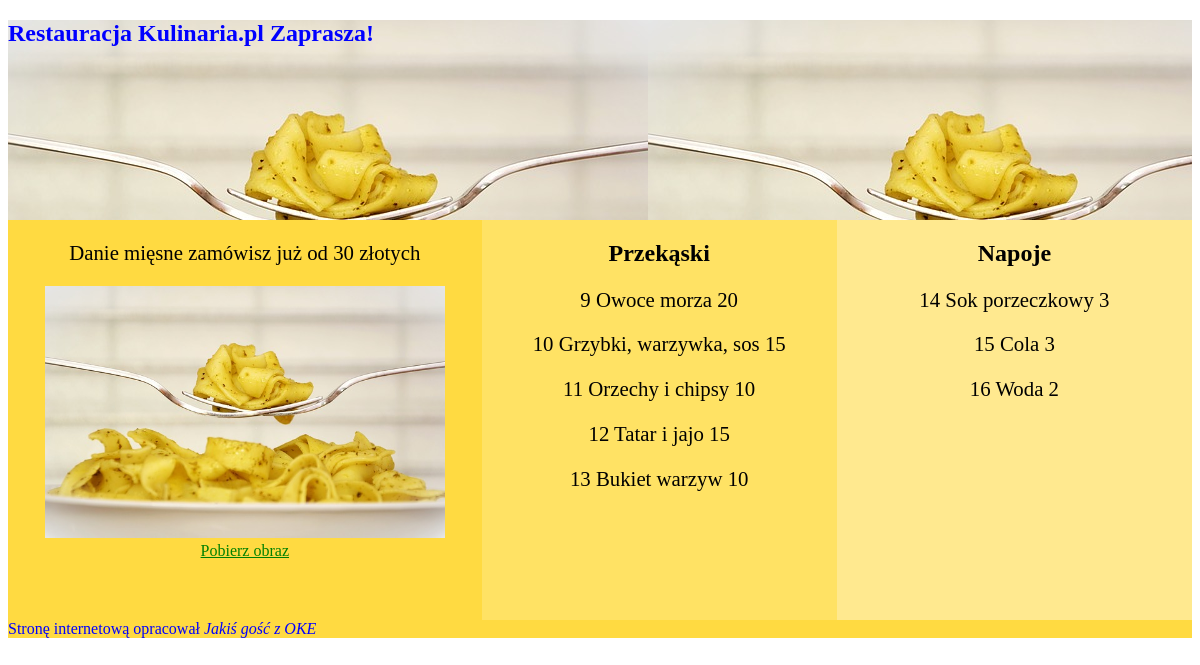
The page /zad-2023-01-09/kulinaria.php on the database its author committed.
### tables this page shows
CREATE TABLE `dania` (
  `id` int(10) UNSIGNED NOT NULL,
  `typ` int(10) UNSIGNED DEFAULT NULL,
  `nazwa` text,
  `cena` int(10) UNSIGNED DEFAULT NULL
);

### zad-2023-01-09/kulinaria.php (the view, shortened to what this page needs)
<?php
$conn = new mysqli('localhost', 'root', null, 'baza');
?>
<!DOCTYPE html>
<html>
	<head>
	<link rel='stylesheet' href='styl4.css'/>
	</head>
	<body>
	<header id='baner'>
	<h2>Restauracja Kulinaria.pl Zaprasza!</h2>
	</header>
	<section id='kol1'>
	<p>Danie mięsne zamówisz już od
	<?php
	if ($conn->connect_error) {
		?>
		<strong>Nie mogę się połączyć z bazą danych!</strong>
		<?php
	} else {
		try {
			$sql = 'SELECT MIN(cena) AS min_cena FROM dania WHERE typ=2;';
			$wynik = $conn->query($sql);
			while ($wiersz = $wynik->fetch_assoc()) {
				echo $wiersz['min_cena'];
			}
	?>
	złotych
	</p>
	<img src='menu.jpg' alt='Pyszne spaghetti' width="400"/><br>
	<a href='menu.jpg'>Pobierz obraz</a>
	</section>
	<section id='kol2'>
	<h2>Przekąski</h2>
	<?php
		$sql = 'SELECT id, nazwa, cena FROM dania WHERE typ=3;';
		$wynik = $conn->query($sql);
		while ($wiersz = $wynik->fetch_assoc()) {
			echo "<p>{$wiersz['id']} {$wiersz['nazwa']} {$wiersz['cena']}</p>";
		}
	?>
	</section>
	<section id='kol3'>
	<h2>Napoje</h2>
	<?php
		$sql = 'SELECT id, nazwa, cena FROM dania WHERE typ=4;';
		$wynik = $conn->query($sql);
		while ($wiersz = $wynik->fetch_assoc()) {
			echo "<p>{$wiersz['id']} {$wiersz['nazwa']} {$wiersz['cena']}</p>";
		}
	?>
	</section>
	<footer id='stopka'>
	Stronę internetową opracował <i>Jakiś gość z OKE</i>
	</footer>
	</body>
</html>
<?php
	} finally {
		$conn->close();
	}
}

### zad-2023-01-09/styl4.css (style rules this page uses)
#baner { background-image : url(menu.jpg); color: #0000FF; height:200px; }
#kol1 { background-color: rgb(255, 218, 65); text-align: center; width:40%; height: 400px; float:left; }
#kol2 { background-color: rgb(255, 226, 100); text-align: center; width:30%; height: 400px; float:left; }
#kol3 { background-color: rgb(255, 233, 143); text-align: center; width:30%; height: 400px; float:left; }
#stopka { background-color: rgb(255, 218, 65); color: #0000FF; }
a { color: green; }
p { font-size: 130%; }

### rows shown on the page
dania: id "9", nazwa "Owoce morza", cena "20"
dania: id "10", nazwa "Grzybki, warzywka, sos", cena "15"
dania: id "11", nazwa "Orzechy i chipsy", cena "10"
dania: id "12", nazwa "Tatar i jajo", cena "15"
dania: id "13", nazwa "Bukiet warzyw", cena "10"
dania: id "14", nazwa "Sok porzeczkowy", cena "3"
dania: id "15", nazwa "Cola", cena "3"
dania: id "16", nazwa "Woda", cena "2"

### other values the page prints
$wiersz['min_cena'] "30"
